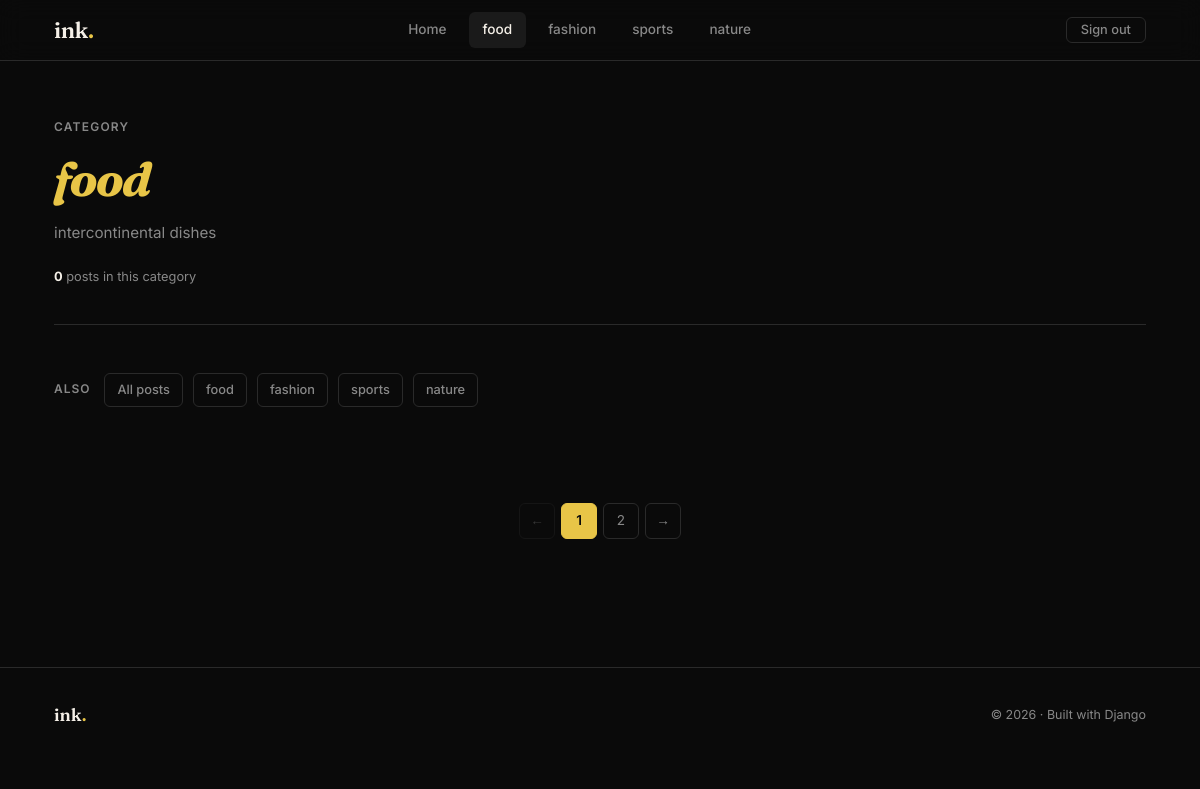
The app's page /category/food/ with its own data.
### core/models.py (models this page shows, shortened)
class Category(models.Model):
    name = models.CharField(max_length=100)
    description = models.TextField()
    date_posted = models.DateTimeField(auto_now_add=True)

### core/views.py (the view)
# urls.py: path('category/<str:name>/', views.category, name='category_detail'),
def category(request,name):
    category = Category.objects.get(name=name)
    Categories = Category.objects.all()
    category_post = Article.objects.filter(category=category)
    context = {
        'category': category,
        'categories': Categories,
        'category_post': category_post
    }
    return render(request, 'category_detail.html', context)

### core/templates/category_detail.html (shortened to what this page needs)
{% load static %}
<!DOCTYPE html>
<html lang="en">
<head>
  <link rel="stylesheet" href="{% static 'blog.css' %}" />
</head>
<body>
  <nav class="navbar">
    <div class="navbar__inner">
      <a href="{% url 'home' %}" class="navbar__brand">ink<span>.</span></a>
      <div class="navbar__links">
        <a href="{% url 'home' %}">Home</a>
        {% for item in categories %}
          <a href="{% url 'category_detail' item.name %}" {% if category == item %}class="active"{% endif %}>{{ item.name }}</a>
        {% endfor %}
      </div>
      <div class="navbar__auth">
        <a href="login.html" class="btn btn--ghost btn--sm">Sign out</a>
      </div>
    </div>
  </nav>
  <main class="container">
    <div class="category-hero">
      <p class="category-hero__tag">Category</p>
      <h1 class="category-hero__name"><span>{{ category.name }}</span></h1>
      <p class="category-hero__desc">{{ category.description }}</p>
      <p class="category-hero__count"><strong>{{ category_post.count }}</strong> posts in this category</p>
    </div>
    <div class="category-bar" style="margin-bottom:48px;">
      <span class="category-bar__label">Also</span>
      <a href="{% url 'home' %}" class="category-bar__link">All posts</a>
      {% for item in categories %}
        <a href="{% url 'category_detail' item.name %}" class="category-bar__link">{{ item.name }}</a>
      {% endfor %}
    </div>
    <div class="pagination">
      <span class="pagination__link pagination__link--disabled">←</span>
      <span class="pagination__link active">1</span>
      <a href="#" class="pagination__link">2</a>
      <a href="#" class="pagination__link">→</a>
    </div>
  </main>
  <footer class="footer">
    <div class="footer__inner">
      <span class="footer__brand">ink<span>.</span></span>
      <span class="footer__copy">&copy; 2026 · Built with Django</span>
    </div>
  </footer>
</body>
</html>

### core/static/blog.css (style rules this page uses)
:root { --bg: #0A0A0A; --surface: #141414; --card: #1A1A1A; --border: #2A2A2A; --accent: #E8C547; --accent-dim: #c9a93a; --text: #F5F0E8; --muted: #888; --danger: #e05c5c; --success: #4caf7d; --font-display: 'Fraunces', Georgia, serif; --font-body: 'Inter', system-ui, sans-serif; --radius: 6px; --radius-lg: 12px; --max-w: 1140px; --read-w: 700px; }
*, *::before, *::after { box-sizing: border-box; margin: 0; padding: 0; }
html { scroll-behavior: smooth; }
body { background: var(--bg); color: var(--text); font-family: var(--font-body); font-size: 16px; line-height: 1.7; min-height: 100vh; }
a { color: inherit; text-decoration: none; }
.navbar { position: sticky; top: 0; z-index: 100; background: rgba(10, 10, 10, 0.9); backdrop-filter: blur(12px); border-bottom: 1px solid var(--border); }
.navbar__inner { max-width: var(--max-w); margin: 0 auto; padding: 0 24px; height: 60px; display: flex; align-items: center; justify-content: space-between; gap: 24px; }
.navbar__brand { font-family: var(--font-display); font-size: 1.4rem; font-weight: 600; letter-spacing: -0.02em; color: var(--text); }
.navbar__brand span { color: var(--accent); }
.navbar__links { display: flex; align-items: center; gap: 8px; }
.navbar__links a { font-size: 0.85rem; font-weight: 500; color: var(--muted); padding: 6px 14px; border-radius: var(--radius); transition: color 0.2s, background 0.2s; }
.navbar__links a:hover, .navbar__links a.active { color: var(--text); background: var(--card); }
.navbar__auth { display: flex; align-items: center; gap: 8px; }
.btn { display: inline-flex; align-items: center; gap: 8px; padding: 9px 20px; font-family: var(--font-body); font-size: 0.85rem; font-weight: 500; border-radius: var(--radius); border: 1px solid transparent; cursor: pointer; transition: all 0.2s; line-height: 1; white-space: nowrap; }
.btn--ghost { background: transparent; color: var(--muted); border-color: var(--border); }
.btn--sm { padding: 6px 14px; font-size: 0.8rem; }
.container { max-width: var(--max-w); margin: 0 auto; padding: 0 24px; }
.category-bar { display: flex; align-items: center; gap: 10px; flex-wrap: wrap; margin-bottom: 36px; }
.category-bar__label { font-size: 0.75rem; font-weight: 600; text-transform: uppercase; letter-spacing: 0.08em; color: var(--muted); margin-right: 4px; }
.category-bar__link { font-size: 0.8rem; font-weight: 500; color: var(--muted); padding: 5px 12px; border-radius: var(--radius); border: 1px solid var(--border); transition: all 0.2s; }
.category-hero { padding: 56px 0 36px; border-bottom: 1px solid var(--border); margin-bottom: 48px; }
.category-hero__tag { font-size: 0.75rem; font-weight: 600; text-transform: uppercase; letter-spacing: 0.1em; color: var(--muted); margin-bottom: 16px; }
.category-hero__name { font-family: var(--font-display); font-size: clamp(2rem, 5vw, 3rem); font-weight: 700; letter-spacing: -0.03em; line-height: 1.1; }
.category-hero__name span { color: var(--accent); font-style: italic; }
.category-hero__desc { margin-top: 14px; font-size: 0.95rem; color: var(--muted); max-width: 480px; }
.category-hero__count { margin-top: 20px; font-size: 0.8rem; color: var(--muted); }
.category-hero__count strong { color: var(--text); }
.pagination { display: flex; align-items: center; justify-content: center; gap: 6px; padding: 48px 0; }
.pagination__link { width: 36px; height: 36px; display: flex; align-items: center; justify-content: center; border-radius: var(--radius); border: 1px solid var(--border); font-size: 0.85rem; color: var(--muted); transition: all 0.2s; }
.pagination__link.active { background: var(--accent); color: #0A0A0A; border-color: var(--accent); font-weight: 600; }
.pagination__link--disabled { opacity: 0.35; pointer-events: none; }
.footer { border-top: 1px solid var(--border); padding: 32px 0; margin-top: 80px; }
.footer__inner { max-width: var(--max-w); margin: 0 auto; padding: 0 24px; display: flex; align-items: center; justify-content: space-between; gap: 16px; flex-wrap: wrap; }
.footer__brand { font-family: var(--font-display); font-weight: 600; font-size: 1.1rem; }
.footer__brand span { color: var(--accent); }
.footer__copy { font-size: 0.78rem; color: var(--muted); }

### records on screen
Category: name "food", description "intercontinental dishes"
Category: name "fashion"
Category: name "sports"
Category: name "nature"

### other values on screen
{{ category_post.count }} "0"
